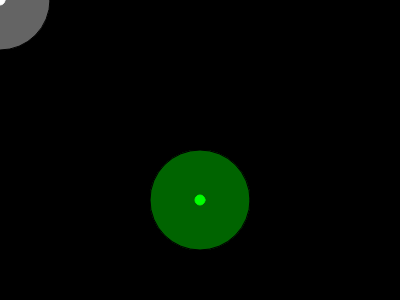
Frame 1 (no input)
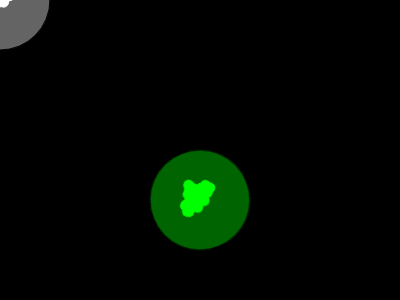
Frame 60 (no input)
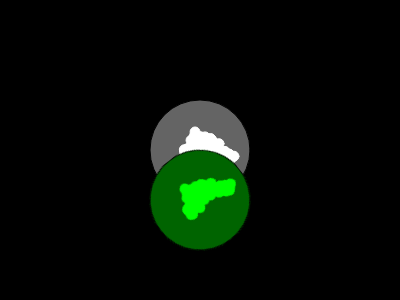
Frame 120 (the mouse pressed at the canvas centre since frame 60)

The p5.js sketch that drew these frames (run headless with seeded random() and noise() and a simulated clock; from frame 60 on, the mouse is pressed at the canvas centre):

// p5.js sketch
// ── sketch.js
let graphics;
let x = 50;
let y = 50;
let angle = 0;

function setup() {
  createCanvas(400, 300);
  pixelDensity(1);
  graphics = createGraphics(100, 100);
  //graphics.background(100);
  graphics.fill(100);
  graphics.ellipse(50, 50, 100);
}

function draw() {
  background(0);

  graphics.fill(255);
  graphics.stroke(255);
  graphics.ellipse(x, y, 10);
  x += random(-5, 5);
  y += random(-5, 5);

  imageMode(CENTER);
  image(graphics, mouseX, mouseY);
  push();
  translate(200, 200);
  rotate(angle);
  tint(0, 255, 0);
  image(graphics, 0, 0);
  pop();

  angle += 0.1;

}
